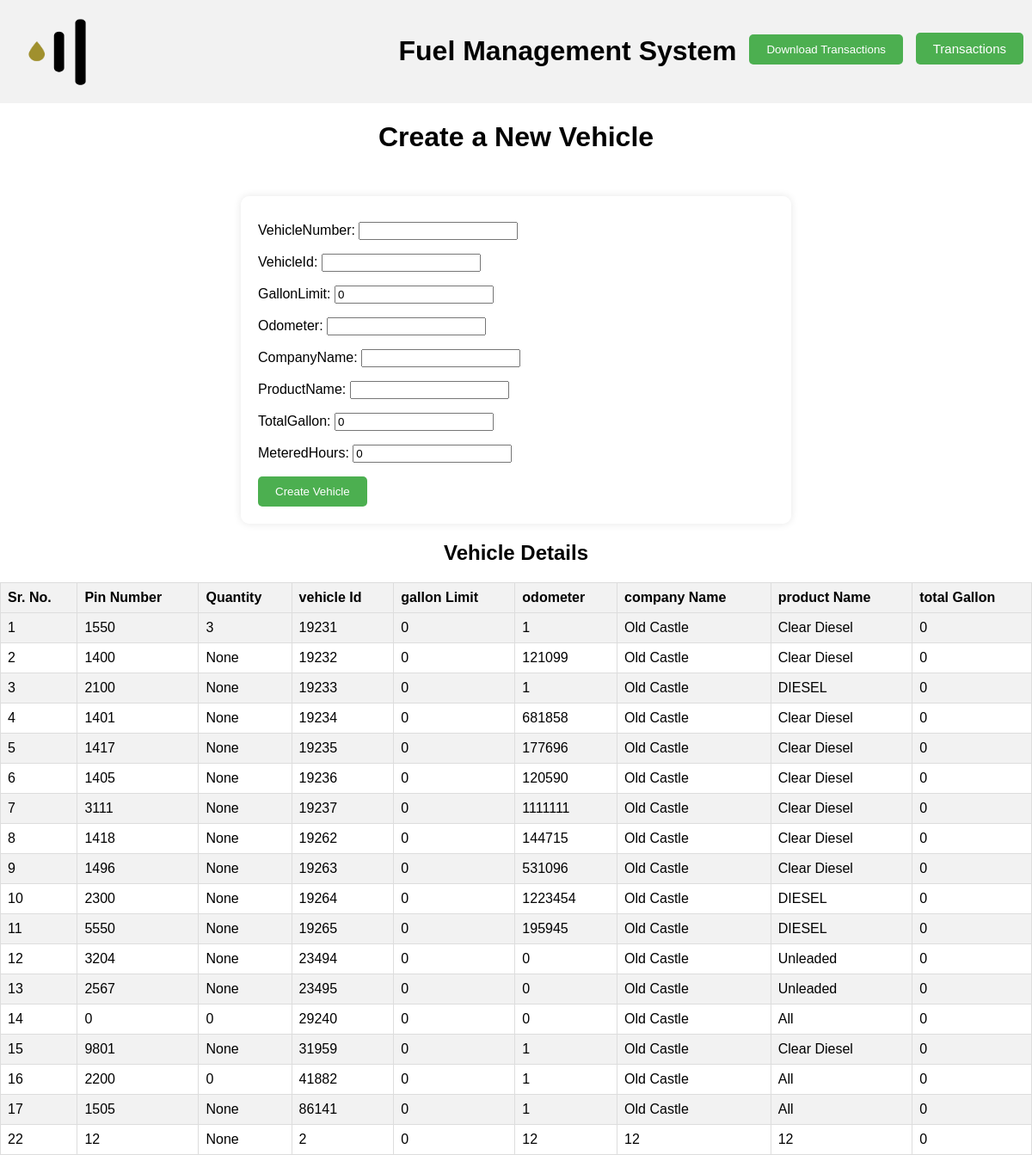
Before: /create/ with the older database file.
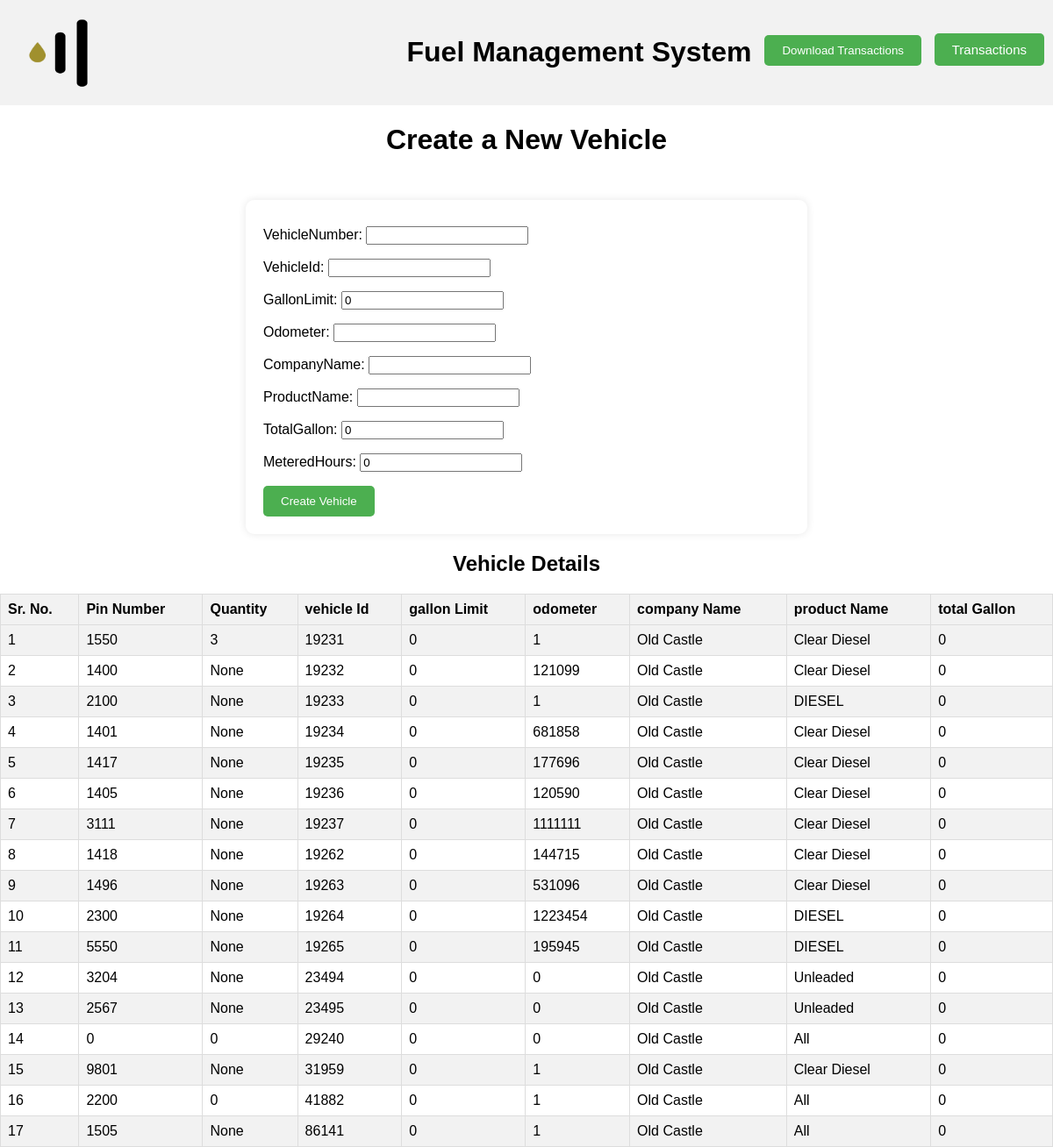
After: the same page with the newer database file.
### manager/models.py (models this page shows, shortened)
class vehicle(models.Model):
    vehicleNumber = models.CharField(max_length=50, unique=True)
    vehicleId = models.CharField(max_length=50, unique=True)
    quantity = models.IntegerField(null=True)
    gallonLimit = models.IntegerField(null=True,default=0)
    odometer = models.IntegerField(null=True)
    companyName = models.CharField(null=False, max_length=50)
    productName = models.CharField(null=False, max_length=50)
    totalGallon = models.IntegerField(null=True,default=0)
    meteredHours = models.IntegerField(default=0)
    date = models.DateTimeField(auto_now_add=True)

### manager/views.py (the view)
# urls.py: path("create/", views.enter_vehicle_data, name="create"),
def enter_vehicle_data(request):
    if request.method == 'POST':
        form = TankForm(request.POST)
        if form.is_valid():
            form.save()
            messages.success(request, 'Vehicle data has been successfully entered.')
    vehicleDetails = vehicle.objects.all()
    form = TankForm()
    return render(request, 'create.html', {'form': form, 'vehicle': vehicleDetails})

### manager/forms.py
class TankForm(forms.ModelForm):
    class Meta:
        model = vehicle
        fields = ['vehicleNumber','vehicleId','gallonLimit','odometer','companyName','productName','totalGallon','meteredHours']

### templates/create.html (shortened to what this page needs)
{% load static %}
<!DOCTYPE html>
<html>
<head>
</head>
<body>
    <div class="header">
        <img src="{% static 'icon.png' %}" width="100", height="80">
        <h1>Fuel Management System</h1>
        <div class="dropdown">
        <button class="dropbtn">Download Transactions</button>
    </div>
    </div>
    <h1>Create a New Vehicle</h1>
    <a class="add-transaction-button" href="{% url 'transaction' %}">Transactions</a>
    <form method="post" class="form1">
        {{ form.as_p }}
        <button type="submit">Create Vehicle</button>
    </form>
    <h2>Vehicle Details</h2>
    <table>
        <tr>
            <th>Sr. No.</th>
            <th>Pin Number</th>
            <th>Quantity</th>
            <th>vehicle Id</th>
            <th>gallon Limit</th>
            <th>odometer</th>
            <th>company Name</th>
            <th>product Name</th>
            <th>total Gallon</th>
        </tr>
        {% for vehicles in vehicle %}
        <tr>
            <td>{{ vehicles.id }}</td>
            <td>{{ vehicles.vehicleNumber }}</td>
            <td>{{ vehicles.quantity }}</td>
            <td>{{vehicles.vehicleId}}</td>
            <td>{{vehicles.gallonLimit}}</td>
            <td>{{vehicles.odometer}}</td>
            <td>{{vehicles.companyName}}</td>
            <td>{{vehicles.productName}}</td>
            <td>{{vehicles.totalGallon}}</td>
        </tr>
        {% endfor %}
    </table>
</body>
</html>

### templates/create.html (style rules this page uses)
body { font-family: Arial, sans-serif; background-color: white; background-size: cover; background-position: center; text-align: center; margin: 0; padding: 0; }
.header { background-color: #f2f2f2; color: #fff; padding: 20px; }
h1 { color: black; }
h2 { color: black; }
form { width: 50%; margin: 0 auto; background-color: rgba(255, 255, 255, 0.8); padding: 20px; border-radius: 10px; box-shadow: 0 0 10px rgba(0, 0, 0, 0.1); margin-top: 50px; text-align: left; }
button { padding: 10px 20px; border: 0; background-color: #4CAF50; color: #fff; border-radius: 5px; cursor: pointer; }
p { margin-top: 10px; }
a { text-decoration: none; color: #4CAF50; }
table { width: 100%; border-collapse: collapse; }
th, td { border: 1px solid #ddd; padding: 8px; text-align: left; }
th { background-color: #f2f2f2; }
tr:nth-child(even) { background-color: #f2f2f2; }
.add-transaction-button { position: absolute; top: 38px; right: 10px; color: white; font-size: 15px; background-color: #4CAF50; padding: 10px 20px; border-radius: 5px; }
.header img { float: left; margin-right: 20px; margin-top: 0px; }
.dropdown { position: absolute; top: 40px; right: 150px; display: inline-block; }

Changed rows visible on the page:
removed vehicle: id "22", vehicleNumber "12", quantity "None", vehicleId "2", gallonLimit "0", odometer "12", companyName "12", productName "12", totalGallon "0"
